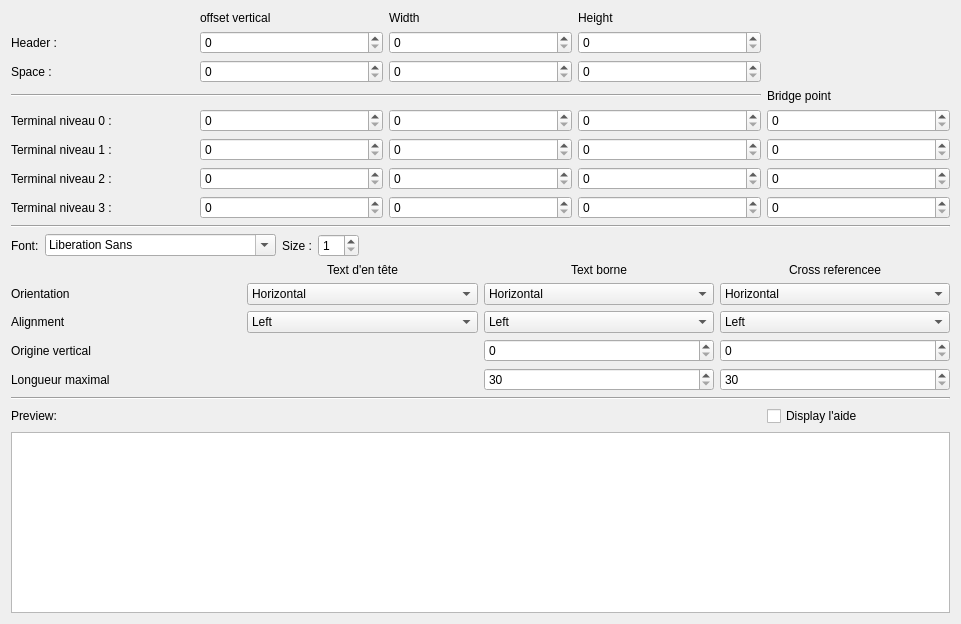
<?xml version="1.0" encoding="UTF-8"?>
<ui version="4.0">
 <class>TerminalStripLayoutEditor</class>
 <widget class="QWidget" name="TerminalStripLayoutEditor">
  <property name="geometry">
   <rect>
    <x>0</x>
    <y>0</y>
    <width>961</width>
    <height>624</height>
   </rect>
  </property>
  <property name="windowTitle">
   <string>Properties cross references</string>
  </property>
  <layout class="QGridLayout" name="gridLayout">
   <property name="sizeConstraint">
    <enum>QLayout::SetMaximumSize</enum>
   </property>
   <item row="4" column="2">
    <widget class="QSpinBox" name="m_width_terminal_0_sb">
     <property name="maximum">
      <number>1000</number>
     </property>
    </widget>
   </item>
   <item row="6" column="3">
    <widget class="QSpinBox" name="m_height_terminal_2_sb">
     <property name="maximum">
      <number>1000</number>
     </property>
    </widget>
   </item>
   <item row="3" column="0" colspan="4">
    <widget class="Line" name="line">
     <property name="orientation">
      <enum>Qt::Horizontal</enum>
     </property>
    </widget>
   </item>
   <item row="0" column="1">
    <widget class="QLabel" name="label_3">
     <property name="text">
      <string>offset vertical</string>
     </property>
    </widget>
   </item>
   <item row="7" column="4">
    <widget class="QSpinBox" name="m_bridge_point_3_sb">
     <property name="maximum">
      <number>1000</number>
     </property>
    </widget>
   </item>
   <item row="5" column="3">
    <widget class="QSpinBox" name="m_height_terminal_1_sb">
     <property name="maximum">
      <number>1000</number>
     </property>
    </widget>
   </item>
   <item row="4" column="0">
    <widget class="QLabel" name="label_7">
     <property name="text">
      <string>Terminal niveau 0 :</string>
     </property>
    </widget>
   </item>
   <item row="7" column="2">
    <widget class="QSpinBox" name="m_width_terminal_3_sb">
     <property name="maximum">
      <number>1000</number>
     </property>
    </widget>
   </item>
   <item row="6" column="4">
    <widget class="QSpinBox" name="m_bridge_point_2_sb">
     <property name="maximum">
      <number>1000</number>
     </property>
    </widget>
   </item>
   <item row="5" column="2">
    <widget class="QSpinBox" name="m_width_terminal_1_sb">
     <property name="maximum">
      <number>1000</number>
     </property>
    </widget>
   </item>
   <item row="7" column="3">
    <widget class="QSpinBox" name="m_height_terminal_3_sb">
     <property name="maximum">
      <number>1000</number>
     </property>
    </widget>
   </item>
   <item row="14" column="0" colspan="5">
    <widget class="QGraphicsView" name="m_graphics_view"/>
   </item>
   <item row="2" column="3">
    <widget class="QSpinBox" name="m_height_spacer_sb">
     <property name="maximum">
      <number>1000</number>
     </property>
    </widget>
   </item>
   <item row="7" column="0">
    <widget class="QLabel" name="label_10">
     <property name="text">
      <string>Terminal niveau 3 :</string>
     </property>
    </widget>
   </item>
   <item row="6" column="0">
    <widget class="QLabel" name="label_9">
     <property name="text">
      <string>Terminal niveau 2 :</string>
     </property>
    </widget>
   </item>
   <item row="2" column="2">
    <widget class="QSpinBox" name="m_width_spacer_sb">
     <property name="maximum">
      <number>1000</number>
     </property>
    </widget>
   </item>
   <item row="4" column="3">
    <widget class="QSpinBox" name="m_height_terminal_0_sb">
     <property name="maximum">
      <number>1000</number>
     </property>
    </widget>
   </item>
   <item row="2" column="1">
    <widget class="QSpinBox" name="m_y_spacer_sb">
     <property name="maximum">
      <number>1000</number>
     </property>
    </widget>
   </item>
   <item row="13" column="4">
    <widget class="QCheckBox" name="m_display_preview_help">
     <property name="text">
      <string>Display l'aide</string>
     </property>
     <property name="checked">
      <bool>false</bool>
     </property>
    </widget>
   </item>
   <item row="0" column="2">
    <widget class="QLabel" name="label_4">
     <property name="text">
      <string>Width</string>
     </property>
    </widget>
   </item>
   <item row="5" column="4">
    <widget class="QSpinBox" name="m_bridge_point_1_sb">
     <property name="maximum">
      <number>1000</number>
     </property>
    </widget>
   </item>
   <item row="2" column="0">
    <widget class="QLabel" name="label_6">
     <property name="text">
      <string>Space :</string>
     </property>
    </widget>
   </item>
   <item row="11" column="0" colspan="5">
    <widget class="Line" name="line_2">
     <property name="orientation">
      <enum>Qt::Horizontal</enum>
     </property>
    </widget>
   </item>
   <item row="4" column="4">
    <widget class="QSpinBox" name="m_bridge_point_0_sb">
     <property name="maximum">
      <number>1000</number>
     </property>
    </widget>
   </item>
   <item row="1" column="1">
    <widget class="QSpinBox" name="m_y_header_sb">
     <property name="maximum">
      <number>1000</number>
     </property>
    </widget>
   </item>
   <item row="5" column="0">
    <widget class="QLabel" name="label_8">
     <property name="text">
      <string>Terminal niveau 1 :</string>
     </property>
    </widget>
   </item>
   <item row="10" column="0" colspan="5">
    <widget class="QWidget" name="widget" native="true">
     <layout class="QGridLayout" name="gridLayout_2">
      <property name="leftMargin">
       <number>0</number>
      </property>
      <property name="topMargin">
       <number>0</number>
      </property>
      <property name="rightMargin">
       <number>0</number>
      </property>
      <property name="bottomMargin">
       <number>0</number>
      </property>
      <item row="5" column="3">
       <widget class="QComboBox" name="m_header_text_orientation_cb">
        <item>
         <property name="text">
          <string>Horizontal</string>
         </property>
        </item>
        <item>
         <property name="text">
          <string>Greenical</string>
         </property>
        </item>
       </widget>
      </item>
      <item row="6" column="3">
       <widget class="QComboBox" name="m_header_text_alignment_cb">
        <item>
         <property name="text">
          <string>Left</string>
         </property>
        </item>
        <item>
         <property name="text">
          <string>Middle</string>
         </property>
        </item>
        <item>
         <property name="text">
          <string>Right</string>
         </property>
        </item>
       </widget>
      </item>
      <item row="5" column="2">
       <widget class="QLabel" name="label_14">
        <property name="text">
         <string>Orientation</string>
        </property>
       </widget>
      </item>
      <item row="6" column="2">
       <widget class="QLabel" name="label_15">
        <property name="text">
         <string>Alignment</string>
        </property>
       </widget>
      </item>
      <item row="1" column="2" colspan="4">
       <widget class="QWidget" name="widget_2" native="true">
        <layout class="QHBoxLayout" name="horizontalLayout">
         <property name="leftMargin">
          <number>0</number>
         </property>
         <property name="topMargin">
          <number>0</number>
         </property>
         <property name="rightMargin">
          <number>0</number>
         </property>
         <property name="bottomMargin">
          <number>0</number>
         </property>
         <item>
          <widget class="QLabel" name="label_11">
           <property name="text">
            <string>Font:</string>
           </property>
          </widget>
         </item>
         <item>
          <widget class="QFontComboBox" name="m_font_cb"/>
         </item>
         <item>
          <widget class="QLabel" name="label_12">
           <property name="text">
            <string>Size :</string>
           </property>
          </widget>
         </item>
         <item>
          <widget class="QSpinBox" name="m_font_size_sb">
           <property name="minimum">
            <number>1</number>
           </property>
          </widget>
         </item>
         <item>
          <spacer name="horizontalSpacer">
           <property name="orientation">
            <enum>Qt::Horizontal</enum>
           </property>
           <property name="sizeHint" stdset="0">
            <size>
             <width>40</width>
             <height>20</height>
            </size>
           </property>
          </spacer>
         </item>
        </layout>
       </widget>
      </item>
      <item row="2" column="3">
       <widget class="QLabel" name="label_20">
        <property name="text">
         <string>Text d'en tête</string>
        </property>
        <property name="alignment">
         <set>Qt::AlignCenter</set>
        </property>
       </widget>
      </item>
      <item row="7" column="2">
       <widget class="QLabel" name="label_13">
        <property name="text">
         <string>Origine vertical</string>
        </property>
       </widget>
      </item>
      <item row="8" column="2">
       <widget class="QLabel" name="label_19">
        <property name="text">
         <string>Longueur maximal</string>
        </property>
       </widget>
      </item>
      <item row="7" column="4">
       <widget class="QSpinBox" name="m_terminal_text_y_sb">
        <property name="maximum">
         <number>1000</number>
        </property>
       </widget>
      </item>
      <item row="8" column="4">
       <widget class="QSpinBox" name="m_terminal_text_height_sb">
        <property name="minimum">
         <number>30</number>
        </property>
        <property name="maximum">
         <number>1000</number>
        </property>
       </widget>
      </item>
      <item row="6" column="4">
       <widget class="QComboBox" name="m_terminal_text_alignment_cb">
        <item>
         <property name="text">
          <string>Left</string>
         </property>
        </item>
        <item>
         <property name="text">
          <string>Middle</string>
         </property>
        </item>
        <item>
         <property name="text">
          <string>Right</string>
         </property>
        </item>
       </widget>
      </item>
      <item row="5" column="4">
       <widget class="QComboBox" name="m_terminal_text_orientation_cb">
        <item>
         <property name="text">
          <string>Horizontal</string>
         </property>
        </item>
        <item>
         <property name="text">
          <string>Greenical</string>
         </property>
        </item>
       </widget>
      </item>
      <item row="2" column="4">
       <widget class="QLabel" name="label_21">
        <property name="text">
         <string>Text borne</string>
        </property>
        <property name="alignment">
         <set>Qt::AlignCenter</set>
        </property>
       </widget>
      </item>
      <item row="2" column="5">
       <widget class="QLabel" name="label_22">
        <property name="text">
         <string>Cross referencee</string>
        </property>
        <property name="alignment">
         <set>Qt::AlignCenter</set>
        </property>
       </widget>
      </item>
      <item row="5" column="5">
       <widget class="QComboBox" name="m_xref_orientation_cb">
        <item>
         <property name="text">
          <string>Horizontal</string>
         </property>
        </item>
        <item>
         <property name="text">
          <string>Greenical</string>
         </property>
        </item>
       </widget>
      </item>
      <item row="6" column="5">
       <widget class="QComboBox" name="m_xref_alignment_cb">
        <item>
         <property name="text">
          <string>Left</string>
         </property>
        </item>
        <item>
         <property name="text">
          <string>Middle</string>
         </property>
        </item>
        <item>
         <property name="text">
          <string>Right</string>
         </property>
        </item>
       </widget>
      </item>
      <item row="7" column="5">
       <widget class="QSpinBox" name="m_xref_y_sb">
        <property name="maximum">
         <number>1000</number>
        </property>
       </widget>
      </item>
      <item row="8" column="5">
       <widget class="QSpinBox" name="m_xref_height_sb">
        <property name="minimum">
         <number>30</number>
        </property>
        <property name="maximum">
         <number>1000</number>
        </property>
       </widget>
      </item>
     </layout>
    </widget>
   </item>
   <item row="6" column="2">
    <widget class="QSpinBox" name="m_width_terminal_2_sb">
     <property name="maximum">
      <number>1000</number>
     </property>
    </widget>
   </item>
   <item row="1" column="2">
    <widget class="QSpinBox" name="m_width_header_sb">
     <property name="maximum">
      <number>1000</number>
     </property>
    </widget>
   </item>
   <item row="1" column="0">
    <widget class="QLabel" name="label">
     <property name="text">
      <string>Header :</string>
     </property>
    </widget>
   </item>
   <item row="1" column="3">
    <widget class="QSpinBox" name="m_height_header_sb">
     <property name="maximum">
      <number>1000</number>
     </property>
    </widget>
   </item>
   <item row="6" column="1">
    <widget class="QSpinBox" name="m_y_terminal_2_sb">
     <property name="maximum">
      <number>1000</number>
     </property>
    </widget>
   </item>
   <item row="9" column="0" colspan="5">
    <widget class="Line" name="line_5">
     <property name="orientation">
      <enum>Qt::Horizontal</enum>
     </property>
    </widget>
   </item>
   <item row="7" column="1">
    <widget class="QSpinBox" name="m_y_terminal_3_sb">
     <property name="maximum">
      <number>1000</number>
     </property>
    </widget>
   </item>
   <item row="5" column="1">
    <widget class="QSpinBox" name="m_y_terminal_1_sb">
     <property name="maximum">
      <number>1000</number>
     </property>
    </widget>
   </item>
   <item row="0" column="3">
    <widget class="QLabel" name="label_5">
     <property name="text">
      <string>Height</string>
     </property>
    </widget>
   </item>
   <item row="3" column="4">
    <widget class="QLabel" name="label_18">
     <property name="text">
      <string>Bridge point</string>
     </property>
    </widget>
   </item>
   <item row="4" column="1">
    <widget class="QSpinBox" name="m_y_terminal_0_sb">
     <property name="maximum">
      <number>1000</number>
     </property>
    </widget>
   </item>
   <item row="13" column="0">
    <widget class="QLabel" name="label_2">
     <property name="text">
      <string>Preview:</string>
     </property>
    </widget>
   </item>
  </layout>
 </widget>
 <resources/>
 <connections>
  <connection>
   <sender>m_y_header_sb</sender>
   <signal>valueChanged(int)</signal>
   <receiver>TerminalStripLayoutEditor</receiver>
   <slot>valueEdited()</slot>
   <hints>
    <hint type="sourcelabel">
     <x>167</x>
     <y>43</y>
    </hint>
    <hint type="destinationlabel">
     <x>276</x>
     <y>155</y>
    </hint>
   </hints>
  </connection>
  <connection>
   <sender>m_y_terminal_1_sb</sender>
   <signal>valueChanged(int)</signal>
   <receiver>TerminalStripLayoutEditor</receiver>
   <slot>valueEdited()</slot>
   <hints>
    <hint type="sourcelabel">
     <x>167</x>
     <y>158</y>
    </hint>
    <hint type="destinationlabel">
     <x>276</x>
     <y>155</y>
    </hint>
   </hints>
  </connection>
  <connection>
   <sender>m_bridge_point_0_sb</sender>
   <signal>valueChanged(int)</signal>
   <receiver>TerminalStripLayoutEditor</receiver>
   <slot>valueEdited()</slot>
   <hints>
    <hint type="sourcelabel">
     <x>492</x>
     <y>127</y>
    </hint>
    <hint type="destinationlabel">
     <x>276</x>
     <y>155</y>
    </hint>
   </hints>
  </connection>
  <connection>
   <sender>m_height_terminal_0_sb</sender>
   <signal>valueChanged(int)</signal>
   <receiver>TerminalStripLayoutEditor</receiver>
   <slot>valueEdited()</slot>
   <hints>
    <hint type="sourcelabel">
     <x>384</x>
     <y>127</y>
    </hint>
    <hint type="destinationlabel">
     <x>276</x>
     <y>155</y>
    </hint>
   </hints>
  </connection>
  <connection>
   <sender>m_width_terminal_0_sb</sender>
   <signal>valueChanged(int)</signal>
   <receiver>TerminalStripLayoutEditor</receiver>
   <slot>valueEdited()</slot>
   <hints>
    <hint type="sourcelabel">
     <x>276</x>
     <y>127</y>
    </hint>
    <hint type="destinationlabel">
     <x>276</x>
     <y>155</y>
    </hint>
   </hints>
  </connection>
  <connection>
   <sender>m_y_terminal_0_sb</sender>
   <signal>valueChanged(int)</signal>
   <receiver>TerminalStripLayoutEditor</receiver>
   <slot>valueEdited()</slot>
   <hints>
    <hint type="sourcelabel">
     <x>167</x>
     <y>127</y>
    </hint>
    <hint type="destinationlabel">
     <x>276</x>
     <y>155</y>
    </hint>
   </hints>
  </connection>
  <connection>
   <sender>m_height_spacer_sb</sender>
   <signal>valueChanged(int)</signal>
   <receiver>TerminalStripLayoutEditor</receiver>
   <slot>valueEdited()</slot>
   <hints>
    <hint type="sourcelabel">
     <x>384</x>
     <y>74</y>
    </hint>
    <hint type="destinationlabel">
     <x>276</x>
     <y>155</y>
    </hint>
   </hints>
  </connection>
  <connection>
   <sender>m_height_header_sb</sender>
   <signal>valueChanged(int)</signal>
   <receiver>TerminalStripLayoutEditor</receiver>
   <slot>valueEdited()</slot>
   <hints>
    <hint type="sourcelabel">
     <x>384</x>
     <y>43</y>
    </hint>
    <hint type="destinationlabel">
     <x>276</x>
     <y>155</y>
    </hint>
   </hints>
  </connection>
  <connection>
   <sender>m_y_spacer_sb</sender>
   <signal>valueChanged(int)</signal>
   <receiver>TerminalStripLayoutEditor</receiver>
   <slot>valueEdited()</slot>
   <hints>
    <hint type="sourcelabel">
     <x>167</x>
     <y>74</y>
    </hint>
    <hint type="destinationlabel">
     <x>276</x>
     <y>155</y>
    </hint>
   </hints>
  </connection>
  <connection>
   <sender>m_width_spacer_sb</sender>
   <signal>valueChanged(int)</signal>
   <receiver>TerminalStripLayoutEditor</receiver>
   <slot>valueEdited()</slot>
   <hints>
    <hint type="sourcelabel">
     <x>276</x>
     <y>74</y>
    </hint>
    <hint type="destinationlabel">
     <x>276</x>
     <y>155</y>
    </hint>
   </hints>
  </connection>
  <connection>
   <sender>m_width_header_sb</sender>
   <signal>valueChanged(int)</signal>
   <receiver>TerminalStripLayoutEditor</receiver>
   <slot>valueEdited()</slot>
   <hints>
    <hint type="sourcelabel">
     <x>276</x>
     <y>43</y>
    </hint>
    <hint type="destinationlabel">
     <x>276</x>
     <y>155</y>
    </hint>
   </hints>
  </connection>
  <connection>
   <sender>m_y_terminal_2_sb</sender>
   <signal>valueChanged(int)</signal>
   <receiver>TerminalStripLayoutEditor</receiver>
   <slot>valueEdited()</slot>
   <hints>
    <hint type="sourcelabel">
     <x>167</x>
     <y>189</y>
    </hint>
    <hint type="destinationlabel">
     <x>276</x>
     <y>155</y>
    </hint>
   </hints>
  </connection>
  <connection>
   <sender>m_y_terminal_3_sb</sender>
   <signal>valueChanged(int)</signal>
   <receiver>TerminalStripLayoutEditor</receiver>
   <slot>valueEdited()</slot>
   <hints>
    <hint type="sourcelabel">
     <x>167</x>
     <y>220</y>
    </hint>
    <hint type="destinationlabel">
     <x>276</x>
     <y>155</y>
    </hint>
   </hints>
  </connection>
  <connection>
   <sender>m_width_terminal_1_sb</sender>
   <signal>valueChanged(int)</signal>
   <receiver>TerminalStripLayoutEditor</receiver>
   <slot>valueEdited()</slot>
   <hints>
    <hint type="sourcelabel">
     <x>276</x>
     <y>158</y>
    </hint>
    <hint type="destinationlabel">
     <x>276</x>
     <y>155</y>
    </hint>
   </hints>
  </connection>
  <connection>
   <sender>m_width_terminal_2_sb</sender>
   <signal>valueChanged(int)</signal>
   <receiver>TerminalStripLayoutEditor</receiver>
   <slot>valueEdited()</slot>
   <hints>
    <hint type="sourcelabel">
     <x>276</x>
     <y>189</y>
    </hint>
    <hint type="destinationlabel">
     <x>276</x>
     <y>155</y>
    </hint>
   </hints>
  </connection>
  <connection>
   <sender>m_width_terminal_3_sb</sender>
   <signal>valueChanged(int)</signal>
   <receiver>TerminalStripLayoutEditor</receiver>
   <slot>valueEdited()</slot>
   <hints>
    <hint type="sourcelabel">
     <x>276</x>
     <y>220</y>
    </hint>
    <hint type="destinationlabel">
     <x>276</x>
     <y>155</y>
    </hint>
   </hints>
  </connection>
  <connection>
   <sender>m_height_terminal_1_sb</sender>
   <signal>valueChanged(int)</signal>
   <receiver>TerminalStripLayoutEditor</receiver>
   <slot>valueEdited()</slot>
   <hints>
    <hint type="sourcelabel">
     <x>384</x>
     <y>158</y>
    </hint>
    <hint type="destinationlabel">
     <x>276</x>
     <y>155</y>
    </hint>
   </hints>
  </connection>
  <connection>
   <sender>m_height_terminal_2_sb</sender>
   <signal>valueChanged(int)</signal>
   <receiver>TerminalStripLayoutEditor</receiver>
   <slot>valueEdited()</slot>
   <hints>
    <hint type="sourcelabel">
     <x>384</x>
     <y>189</y>
    </hint>
    <hint type="destinationlabel">
     <x>276</x>
     <y>155</y>
    </hint>
   </hints>
  </connection>
  <connection>
   <sender>m_height_terminal_3_sb</sender>
   <signal>valueChanged(int)</signal>
   <receiver>TerminalStripLayoutEditor</receiver>
   <slot>valueEdited()</slot>
   <hints>
    <hint type="sourcelabel">
     <x>384</x>
     <y>220</y>
    </hint>
    <hint type="destinationlabel">
     <x>276</x>
     <y>155</y>
    </hint>
   </hints>
  </connection>
  <connection>
   <sender>m_bridge_point_1_sb</sender>
   <signal>valueChanged(int)</signal>
   <receiver>TerminalStripLayoutEditor</receiver>
   <slot>valueEdited()</slot>
   <hints>
    <hint type="sourcelabel">
     <x>492</x>
     <y>158</y>
    </hint>
    <hint type="destinationlabel">
     <x>276</x>
     <y>155</y>
    </hint>
   </hints>
  </connection>
  <connection>
   <sender>m_bridge_point_3_sb</sender>
   <signal>valueChanged(int)</signal>
   <receiver>TerminalStripLayoutEditor</receiver>
   <slot>valueEdited()</slot>
   <hints>
    <hint type="sourcelabel">
     <x>492</x>
     <y>220</y>
    </hint>
    <hint type="destinationlabel">
     <x>276</x>
     <y>155</y>
    </hint>
   </hints>
  </connection>
  <connection>
   <sender>m_bridge_point_2_sb</sender>
   <signal>valueChanged(int)</signal>
   <receiver>TerminalStripLayoutEditor</receiver>
   <slot>valueEdited()</slot>
   <hints>
    <hint type="sourcelabel">
     <x>492</x>
     <y>189</y>
    </hint>
    <hint type="destinationlabel">
     <x>276</x>
     <y>155</y>
    </hint>
   </hints>
  </connection>
  <connection>
   <sender>m_header_text_alignment_cb</sender>
   <signal>currentIndexChanged(int)</signal>
   <receiver>TerminalStripLayoutEditor</receiver>
   <slot>valueEdited()</slot>
   <hints>
    <hint type="sourcelabel">
     <x>506</x>
     <y>259</y>
    </hint>
    <hint type="destinationlabel">
     <x>276</x>
     <y>155</y>
    </hint>
   </hints>
  </connection>
  <connection>
   <sender>m_header_text_orientation_cb</sender>
   <signal>currentIndexChanged(int)</signal>
   <receiver>TerminalStripLayoutEditor</receiver>
   <slot>valueEdited()</slot>
   <hints>
    <hint type="sourcelabel">
     <x>235</x>
     <y>259</y>
    </hint>
    <hint type="destinationlabel">
     <x>276</x>
     <y>155</y>
    </hint>
   </hints>
  </connection>
  <connection>
   <sender>m_terminal_text_alignment_cb</sender>
   <signal>currentIndexChanged(int)</signal>
   <receiver>TerminalStripLayoutEditor</receiver>
   <slot>valueEdited()</slot>
   <hints>
    <hint type="sourcelabel">
     <x>506</x>
     <y>289</y>
    </hint>
    <hint type="destinationlabel">
     <x>276</x>
     <y>155</y>
    </hint>
   </hints>
  </connection>
  <connection>
   <sender>m_terminal_text_orientation_cb</sender>
   <signal>currentIndexChanged(int)</signal>
   <receiver>TerminalStripLayoutEditor</receiver>
   <slot>valueEdited()</slot>
   <hints>
    <hint type="sourcelabel">
     <x>235</x>
     <y>289</y>
    </hint>
    <hint type="destinationlabel">
     <x>276</x>
     <y>155</y>
    </hint>
   </hints>
  </connection>
  <connection>
   <sender>m_font_cb</sender>
   <signal>currentFontChanged(QFont)</signal>
   <receiver>TerminalStripLayoutEditor</receiver>
   <slot>valueEdited()</slot>
   <hints>
    <hint type="sourcelabel">
     <x>245</x>
     <y>276</y>
    </hint>
    <hint type="destinationlabel">
     <x>445</x>
     <y>277</y>
    </hint>
   </hints>
  </connection>
  <connection>
   <sender>m_font_size_sb</sender>
   <signal>valueChanged(int)</signal>
   <receiver>TerminalStripLayoutEditor</receiver>
   <slot>valueEdited()</slot>
   <hints>
    <hint type="sourcelabel">
     <x>507</x>
     <y>277</y>
    </hint>
    <hint type="destinationlabel">
     <x>445</x>
     <y>277</y>
    </hint>
   </hints>
  </connection>
  <connection>
   <sender>m_terminal_text_y_sb</sender>
   <signal>valueChanged(int)</signal>
   <receiver>TerminalStripLayoutEditor</receiver>
   <slot>valueEdited()</slot>
   <hints>
    <hint type="sourcelabel">
     <x>207</x>
     <y>383</y>
    </hint>
    <hint type="destinationlabel">
     <x>445</x>
     <y>277</y>
    </hint>
   </hints>
  </connection>
  <connection>
   <sender>m_terminal_text_height_sb</sender>
   <signal>valueChanged(int)</signal>
   <receiver>TerminalStripLayoutEditor</receiver>
   <slot>valueEdited()</slot>
   <hints>
    <hint type="sourcelabel">
     <x>430</x>
     <y>383</y>
    </hint>
    <hint type="destinationlabel">
     <x>445</x>
     <y>277</y>
    </hint>
   </hints>
  </connection>
  <connection>
   <sender>m_xref_alignment_cb</sender>
   <signal>currentIndexChanged(int)</signal>
   <receiver>TerminalStripLayoutEditor</receiver>
   <slot>valueEdited()</slot>
   <hints>
    <hint type="sourcelabel">
     <x>836</x>
     <y>365</y>
    </hint>
    <hint type="destinationlabel">
     <x>480</x>
     <y>311</y>
    </hint>
   </hints>
  </connection>
  <connection>
   <sender>m_xref_height_sb</sender>
   <signal>valueChanged(int)</signal>
   <receiver>TerminalStripLayoutEditor</receiver>
   <slot>valueEdited()</slot>
   <hints>
    <hint type="sourcelabel">
     <x>836</x>
     <y>431</y>
    </hint>
    <hint type="destinationlabel">
     <x>480</x>
     <y>311</y>
    </hint>
   </hints>
  </connection>
  <connection>
   <sender>m_xref_orientation_cb</sender>
   <signal>currentIndexChanged(int)</signal>
   <receiver>TerminalStripLayoutEditor</receiver>
   <slot>valueEdited()</slot>
   <hints>
    <hint type="sourcelabel">
     <x>836</x>
     <y>333</y>
    </hint>
    <hint type="destinationlabel">
     <x>480</x>
     <y>311</y>
    </hint>
   </hints>
  </connection>
  <connection>
   <sender>m_xref_y_sb</sender>
   <signal>valueChanged(int)</signal>
   <receiver>TerminalStripLayoutEditor</receiver>
   <slot>valueEdited()</slot>
   <hints>
    <hint type="sourcelabel">
     <x>836</x>
     <y>398</y>
    </hint>
    <hint type="destinationlabel">
     <x>480</x>
     <y>311</y>
    </hint>
   </hints>
  </connection>
 </connections>
 <slots>
  <slot>valueEdited()</slot>
 </slots>
</ui>
